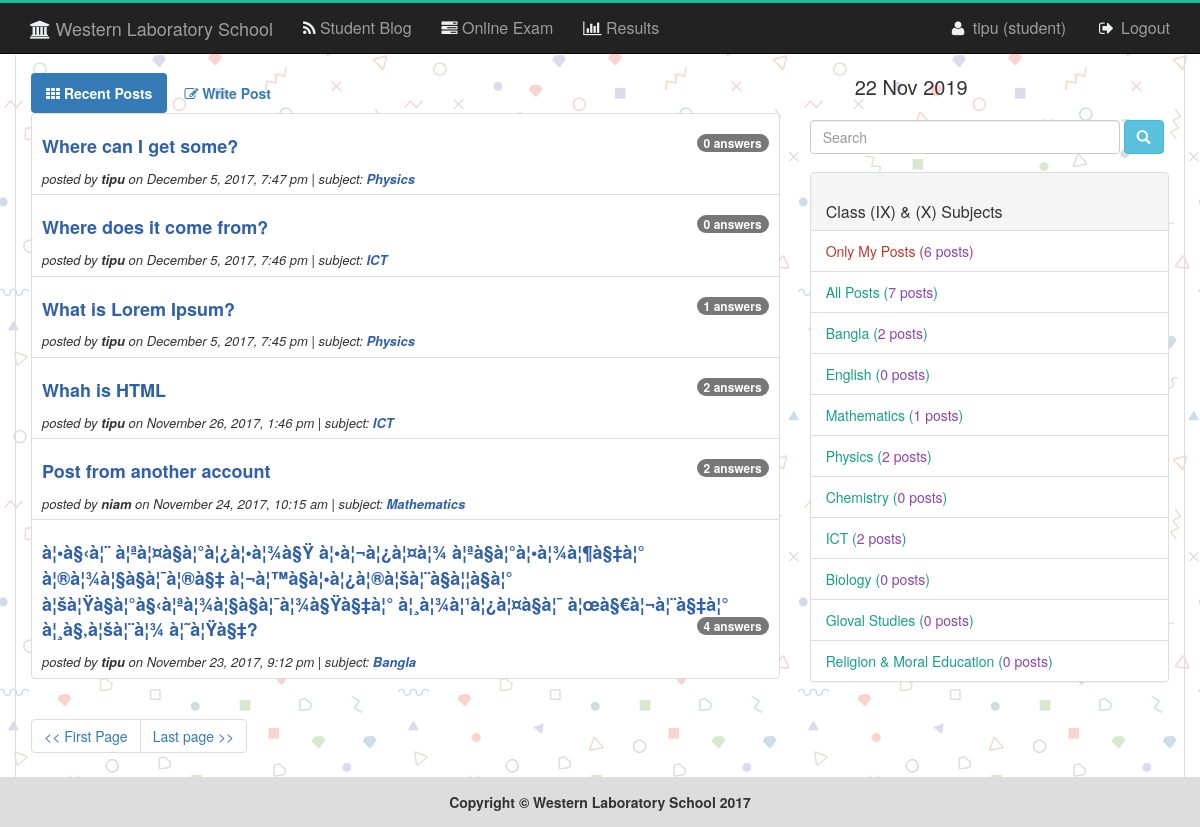
/index.php (signed in), run on the app's committed database.
### tables this page shows
CREATE TABLE `tbl_post` (
  `id` int(11) NOT NULL,
  `title` varchar(255) NOT NULL,
  `description` text NOT NULL,
  `user_id` int(4) NOT NULL,
  `sub_id` int(4) NOT NULL,
  `pdate` timestamp NOT NULL DEFAULT CURRENT_TIMESTAMP,
  `image` varchar(255) NOT NULL
);

CREATE TABLE `tbl_student` (
  `id` int(11) NOT NULL,
  `name` varchar(50) NOT NULL,
  `username` varchar(50) NOT NULL,
  `password` varchar(32) NOT NULL,
  `class` int(11) NOT NULL,
  `phone` varchar(30) NOT NULL
);

CREATE TABLE `tbl_subject` (
  `id` int(11) NOT NULL,
  `name` varchar(30) NOT NULL
);

### libs/Session.php (called while the page is built, shortened)
<?php
class Session{
	 public static function get($key){
	 	if (isset($_SESSION[$key])) {
	 		return $_SESSION[$key];
	 	} else {
	 		return false;
	 	}
	 }
}
?>

### libs/Database.php (called while the page is built, shortened)
<?php
Class Database{
	public $host   = DB_HOST;
	public $user   = DB_USER;
	public $pass   = DB_PASS;
	public $dbname = DB_NAME;
	public $link;
	private function connectDB(){
	$this->link = new mysqli($this->host, $this->user, $this->pass, $this->dbname);
 }
	public function select($query){
		$result = $this->link->query($query) or die($this->link->error.__LINE__);
		if($result->num_rows > 0){
			return $result;
		} else {
			return false;
		}
	}
}

### classes/PostComment.php (called while the page is built, shortened)
<?php
	include_once ("/../libs/Session.php");
    include_once ("/../libs/Database.php");
    include_once ("/../helpers/Format.php");
Class PostComment{
	private $db;
	public function __construct(){
		$this->db = new Database();
	}
	public function getSubject(){
		$sql = "SELECT * FROM tbl_subject ORDER BY id ASC";
		$result = $this->db->select($sql);
		return $result;
	}
	public function getAllPost($start_from, $per_page){
		$sql = "SELECT tbl_post.*, tbl_student.username,tbl_subject.name
				FROM tbl_post
				INNER JOIN tbl_student
				ON tbl_post.user_id = tbl_student.id
				INNER JOIN tbl_subject
				ON tbl_post.sub_id = tbl_subject.id
				ORDER BY tbl_post.id DESC limit $start_from, $per_page";
		$result = $this->db->select($sql);
		if ($result) {
			return $result;
		}else{
			$msg = "<span class='error'>No Posts found !.</span>";
			return $msg;
		}
	}
	public function getTotalPostRows(){
		$sql = "SELECT * FROM tbl_post ORDER BY id DESC";
		$result = $this->db->select($sql);
		return $result;
	}
	public function userTotalPost(){
		$userid = Session::get("userid");
		$sql = "SELECT * FROM tbl_post WHERE user_id='$userid'";
		$result = $this->db->select($sql);
		$count = $result->num_rows;
		return $count;
	}
	public function subjectWisePost($subid){
		$sql = "SELECT tbl_post.*, tbl_student.username,tbl_subject.name
				FROM tbl_post
				INNER JOIN tbl_student
				ON tbl_post.user_id = tbl_student.id
				INNER JOIN tbl_subject
				ON tbl_post.sub_id = tbl_subject.id
				WHERE tbl_post.sub_id='$subid'";
		$result = $this->db->select($sql);
		if ($result) {
			return $result;
		}else{
			return false;
		}
	}
	public function getSinglePostComment($postId){
		$sql = "SELECT * FROM tbl_comment WHERE postid='$postId' ORDER BY id DESC";
		$result = $this->db->select($sql);
		if ($result) {
			return $result;
		}else{
			return false;
		}
	}
}
?>

### helpers/Format.php (called while the page is built, shortened)
<?php
class Format{
	public function formatDate($date){
		return date('F j, Y, g:i a', strtotime($date));
	}
}
?>

### index.php (the view, shortened to what this page needs)
<?php
include_once "header.php";
?>
    <section class="qeustion_list clearfix">
      <div class="container obls_border obls_margin">
        <div class="row obls_padding">
          <div class="col-md-8">
            <ul class="nav nav-pills">
               <li class="active"><a href="#section1" data-toggle="tab"><i class="fa fa-th" aria-hidden="true"></i> <strong>Recent Posts</strong></a></li>
               <?php
              if (Session::get("checkusertype")) {
                ?>
          <li><a  href="#section2" data-toggle="tab"><i class="fa fa-pencil-square-o" aria-hidden="true"></i> <strong>Write Post</strong></a></li>
          <?php } ?>
           </ul>
           <?php
            $per_page = 6;
            if (isset($_GET['page'])) {
              $page= $_GET['page'];
            }else{
              $page = 1;
            }
            $start_from = ($page-1)*$per_page;
           ?>
           <div class="tab-content">
               <div class="tab-pane fade in active" id="section1">
                   <div class="qs_list">
                   <?php
                      if (isset($_GET['subid'])) {
                        $subid= $_GET['subid'];
                    ?>
                       <ul class="list-group">
                    <?php
                         $subrows = $pc->getSubjectById($subid);
                         $result = $subrows->fetch_assoc();
                         $subname = $result['name'];
                        $subpost = $pc->subjectWisePost($subid);
                        if ($subpost) {
                          $countSub = $subpost->num_rows;
                          echo "<h4 style='text-align:center;color:green'>$countSub Posts found on subject <strong>$subname</strong></h4>";
                          while ($row = $subpost->fetch_assoc()) {
                            $getcomment = $pc->getSinglePostComment($row['id']);
                          if($getcomment){
                            $countc = $getcomment->num_rows;
                          }else{
                            $countc = 0;
                          }
                    ?>
                              <li class="list-group-item">
                                <a href="singlepost.php?pid=<?php echo $row['id'];?>"><?php echo $row['title'];?></a>
                                <span class="badge"><?php echo $countc;?> answers</span><br><span class="postedby">posted by <?php echo $row['username'];?> on <?php echo $fm->formatdate($row['pdate']);?> | subject: <a href="#"><?php echo $row['name'];?></a></span>
                              </li>
                    <?php
                        $countc = 0;
                          }
                        }else{
                            echo "<span class='error' style='font-size:20px;text-align:center'>No post found !</span>";
                        }
                    ?>
                 </ul>
                <?php
                    }else{
                 ?>
                 <ul class="list-group">
                  <?php
                      $allpost = $pc->getAllPost($start_from, $per_page);
                      if (count($allpost)>0) {
                        while ($row = $allpost->fetch_assoc()) {
                          $getcomment = $pc->getSinglePostComment($row['id']);
                          if($getcomment){
                            $countc = $getcomment->num_rows;
                          }else{
                            $countc = 0;
                          }
                  ?>
                            <li class="list-group-item">
                              <a style="font-size: 18px;" href="singlepost.php?pid=<?php echo $row['id'];?>"><?php echo $row['title'];?></a>
                              <span class="badge"><?php echo $countc; ?> answers</span><br><span class="postedby">posted by <strong><?php echo $row['username'];?></strong> on <?php echo $fm->formatdate($row['pdate']);?> | subject: <a href="#"><?php echo $row['name'];?></a></span>
                            </li>
                  <?php
                    $countc = 0;
                        }
                      }else{
                          echo $allpost;
                      }
                  ?>
               </ul>
            <?php } ?>
             </div>
             <div class="obls_page">
            <?php
              if (!isset($_GET['subid'])) {
            ?>
               <ul class="pagination">
               <?php
                  $postrows = $pc->getTotalPostRows();
                  $total_row = $postrows->num_rows;
                  $total_pages = ceil($total_row/$per_page);
                ?>
                <?php
                echo "<li><a href='index.php?page=1'>&lt;&lt; First Page</a></li>";
               echo "<li><a href='index.php?page=$total_pages'>Last page &gt;&gt;</a></li>";
               ?>
               </ul>
            <?php } ?>
         </div>
         </div>
           </div>
          </div>
          <?php
          include_once "sidebar.php";
          ?>
        </div>
      </div>
    </section>
<?php
include_once "footer.php";
?>

### header.php (shortened to what this page needs)
<?php
  include "/libs/session.php";
  $filepath = realpath(dirname(__FILE__));
  include_once ($filepath."/libs/Database.php");
  include_once ($filepath."/helpers/Format.php");
  $fm = new Format();
  $pc = new PostComment();
?>
<!DOCTYPE html>
<html lang="en">
<head>
    <link href="assets/css/bootstrap.min.css" rel="stylesheet">
    <link href="assets/font-awesome/font-awesome.min.css" rel="stylesheet" type="text/css">
    <link rel="stylesheet" href="assets/css/main.css">
</head>
<body>
    <header class="header_area">
        <nav class="navbar navbar-default navbar-inverse navbar-fixed-top main-menu">
            <div class="container">
              <div class="navbar-header">
               <a class="navbar-brand" href="index.php"><i class="fa fa-university" aria-hidden="true"></i> Western Laboratory School</a>
              </div>
              <div class="collapse navbar-collapse" id="bs-example-navbar-collapse-1">
                <ul class="nav navbar-nav">
                  <li><a href="index.php"><i class="fa fa-rss" aria-hidden="true"></i> Student Blog</span></a></li>
                   <?php
                      if(Session::get("checkusertype")){
                    ?>
                  <li><a href="examlist.php"><i class="fa fa-tasks" aria-hidden="true"></i> Online Exam</span></a></li>
                  <li><a href="result.php"><i class="fa fa-bar-chart" aria-hidden="true"></i> Results</span></a></li>
                  <?php } ?>
                </ul>
                <ul class="nav navbar-nav navbar-right">
                  <li class="dropdown">
                   <a href="#"><i class="fa fa-user fa-fw"></i> <?php echo Session::get('username');?> (<?php echo Session::get("usertype");?>)</a>
                  </li>
                  <li><a href="?action=logout" class="nav-link"><i class="fa fa-fw fa-sign-out"></i> Logout</a></li>
                </ul>
              </div>
          </div>
        </nav>
   </header>

### sidebar.php
<div class="col-md-4">
    <div class="row" style="padding-bottom:10px">
      <div class="col-md-12">
      <table class="tabBlock">
            <tr><td class="clock" id="dc"></td>
                <td style="padding-right:15px">
                </td>
                <td style="font-size:20px;padding-left:10px;"><?php echo date('d M Y');?></td>
            </tr>
    </table>
    </div>
   </div>
    <div class="row" style="padding-bottom:10px">
        <form class="navbar-form navbar-left" role="search" action="" method="GET">
          <div class="form-group">
            <input style="width:310px;" type="text" name="search" class="form-control" placeholder="Search">
          </div>
          <button type="submit" class="btn btn-info"><span class="glyphicon glyphicon-search"></button>
        </form>
    </div>
    <div class="panel panel-default">
        <div class="panel-heading">
           <br><h3 class="panel-title">Class (IX) & (X) Subjects</h3>
        </div>
        <div class="list-group subject_link">
          <?php
              $subs = $pc->getSubject();
              if (isset($subs)) {
              $userposts = $pc->userTotalPost();
              $allpost = $pc->getTotalPostRows();
              $allpost = $allpost->num_rows;
          ?>
                <?php
                 if (Session::get("checkusertype")) {
                ?>
                <a style='color:#c0392b' href="index.php?usid=<?php echo Session::get("userid");?>" class="list-group-item">Only My Posts (<?php echo "<span style='color:#8e44ad'>".$userposts;?> posts</span>)</a>
                <?php } ?>
                <a href="index.php" class="list-group-item">All Posts (<?php echo "<span style='color:#8e44ad'>".$allpost;?> posts</span>)</a>
          <?php
                while ($row = $subs->fetch_assoc()) {
                  $indSubpost = $pc->subjectWisePost($row['id']);
                  if ($indSubpost) {
                    $countIndSubPost = $indSubpost->num_rows;
                  }else{
                    $countIndSubPost = 0;
                  }
          ?>
              <a href="index.php?subid=<?php echo $row['id'];?>" class="list-group-item"><?php echo $row['name'];?> (<?php echo "<span style='color:#8e44ad'>".$countIndSubPost;?> posts</span>)</a>
            <?php
                }
              }else{
                echo "No subject found";
              }
          ?>
       </div>
    </div>
</div>

### footer.php (shortened to what this page needs)
    <footer class="footer_area clearfix">
      <div class="container">
        <div class="text-center">
          <strong>Copyright © Western Laboratory School 2017<strong>
        </div>
      </div>
    </footer>
</body>
</html>

### assets/css/main.css (style rules this page uses)
body { background-image: url("../img/logintexture.png"); }
.main-menu { font-size: 16px; border-top: 3px solid #1abc9c; margin-bottom: 0px; }
.main-menu i { color: #ecf0f1; }
.subject_link a { color: #16a085; }
.obls_border { border-left: 1px solid #ddd; border-right: 1px solid #ddd; }
.qs_list ul li { padding: 20px 10px 6px; }
.qs_list ul li a { font-weight: bold; color: #3060A8; }
.postedby { display: block; padding-top: 10px; font-size: 13px; font-style: italic; }
.footer_area { background: #ddd; height: 50px; display: block; padding-top: 15px; }
.obls_margin { margin-top: 55px; }
.obls_padding { padding-top: 18px; }
.tabBlock { background-color: transparent; border:solid 0px #FFA54F; border-radius:5px; -moz-border-radius:5px; -webkit-border-radius:5px; min-width:200px; width:100%; overflow:hidden; display:block; }
.clock { vertical-align:middle; font-family:Orbitron; font-size:40px; font-weight:normal; color:green; padding:0 10px; }

### data on the page
tbl_post: title "Where can I get some?", countc "0", tbl_student.username "tipu", pdate "December 5, 2017, 7:47 pm", tbl_subject.name "Physics"
tbl_post: title "Where does it come from?", countc "0", tbl_student.username "tipu", pdate "December 5, 2017, 7:46 pm", tbl_subject.name "ICT"
tbl_post: title "What is Lorem Ipsum?", countc "1", tbl_student.username "tipu", pdate "December 5, 2017, 7:45 pm", tbl_subject.name "Physics"
tbl_post: title "Whah is HTML", countc "2", tbl_student.username "tipu", pdate "November 26, 2017, 1:46 pm", tbl_subject.name "ICT"
tbl_post: title "Post from another account", countc "2", tbl_student.username "niam", pdate "November 24, 2017, 10:15 am", tbl_subject.name "Mathematics"
tbl_post: title "à¦•à§‹à¦¨ à¦ªà¦¤à§à¦°à¦¿à¦•à¦¾à§Ÿ à¦•à¦¬à¦¿à¦¤à¦¾ à¦ªà§à¦°à¦•à¦¾à¦¶à§‡à¦° à¦®à¦¾à¦§à§à¦¯à¦®à§‡ à¦¬à¦™à§à¦•à¦¿à¦®à¦šà¦¨à§à¦¦à§à¦° à¦šà¦Ÿà§à¦°à§‹à¦ªà¦¾à¦§à§à¦¯à¦¾à§Ÿà§‡à¦° à¦¸à¦¾à¦¹à¦¿à¦¤à§à¦¯ à¦œà§€à¦¬à¦¨à§‡à¦° à¦¸à§‚à¦šà¦¨à¦¾ à¦˜à¦Ÿà§‡?", countc "4", tbl_student.username "tipu", pdate "November 23, 2017, 9:12 pm", tbl_subject.name "Bangla"
tbl_subject: name "Bangla", countIndSubPost "2"
tbl_subject: name "English", countIndSubPost "0"
tbl_subject: name "Mathematics", countIndSubPost "1"
tbl_subject: name "Physics", countIndSubPost "2"
tbl_subject: name "Chemistry", countIndSubPost "0"
tbl_subject: name "ICT", countIndSubPost "2"
tbl_subject: name "Biology", countIndSubPost "0"
tbl_subject: name "Gloval Studies", countIndSubPost "0"
tbl_subject: name "Religion & Moral Education", countIndSubPost "0"

### other printed values
Session::get('username') "tipu"
Session::get("usertype") "student"
$userposts "6"
$allpost "7"
